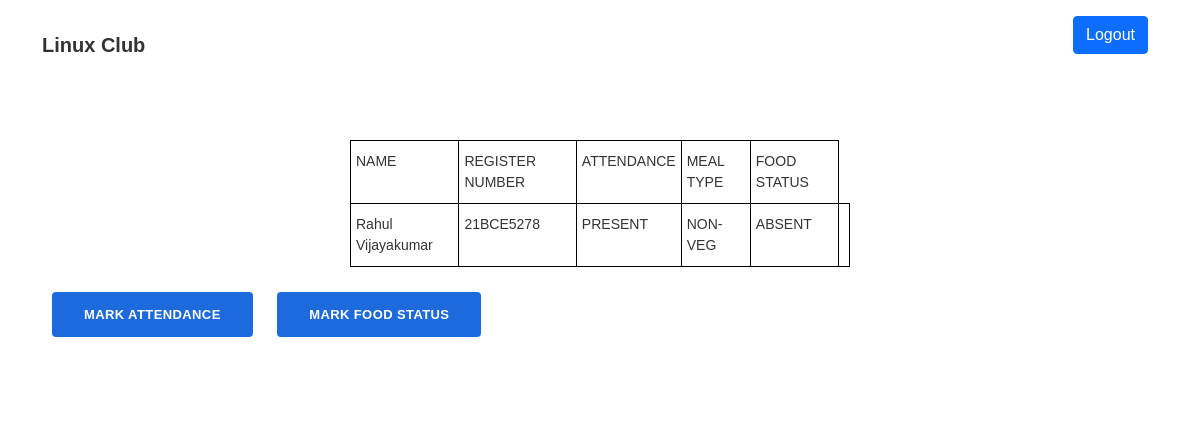
Page /participant/21BCE5278/ on the committed database.
### tables this page shows
CREATE TABLE participants (name TEXT NOT NULL, regno TEXT NOT NULL, attendance TEXT, mealtype TEXT NOT NULL, food_status TEXT NOT NULL);

### app.py (the view, shortened to what this page needs)
@app.route('/participant/<regno>/', methods=['POST', 'GET'])
def attendance(regno):
    x = 1
    if x == 1:
        conn2 = sqlite3.connect('data.db')
        if request.method == "GET":
            conn2 = sqlite3.connect('data.db')
            rec = conn2.execute(
                "select * from participants where regno = '%s'" % regno)
            rec = [i for i in rec]
            print(rec)
            return render_template('correct.html', r=rec[0])
    else:
        return redirect(url_for('index'))

### templates/correct.html (shortened to what this page needs)
{% extends "base.html" %}
{% block content %}
<nav class="navbar navbar-light navbar-expand-lg navigation-clean-button">
    <div class="container"><a class="navbar-brand" href="">Linux Club</a>
        <div class="collapse navbar-collapse" id="navcol-1">
            <a href="./logout"><button class="btn btn-primary" type="button">Logout</button></a>
        </div>
    </div>
</nav>
<section class="newsletter-subscribe">
    <div class="container">
        <div class="intro">
            <table class="tg">
                <thead>
                    <tr>
                        <th class="tg-0lax">NAME</th>
                        <th class="tg-0lax">REGISTER NUMBER</th>
                        <th class="tg-0lax">ATTENDANCE</th>
                        <th class="tg-0lax">MEAL TYPE</th>
                        <th class="tg-0lax">FOOD STATUS</th>
                    </tr>
                </thead>
                <tbody>
                    <tr>
                        <td class="tg-0lax">{{ r[0] }}</td>
                        <td class="tg-0lax">{{ r[1] }}</td>
                        <td class="tg-0lax">{{ r[2] }}</td>
                        <td class="tg-0lax">{{ r[3] }}</td>
                        <td class="tg-0lax">{{ r[4] }}</td>
                        <td class="tg-0lax">{{ r[5] }}</td>
                    </tr>
                </tbody>
            </table>
        </div>
        <form method="post" action="/participant/{{ r[1] }}/">
            <input type="submit" class="btn btn-primary" value="MARK ATTENDANCE" name="action1" />
            <input type="submit" class="btn btn-primary" value="MARK FOOD STATUS" name="action2" />
        </form>
    </div>
</section>
{% endblock %}

### static/assets/css/canitoLogin.css (style rules this page uses)
.btn { margin: 0px 10px; margin-bottom: 20px; }
a { color: #8e888a; text-decoration: none; outline: none; }

### static/assets/css/Modal-Login-form.css (style rules this page uses)
body { font-family: 'Varela Round', sans-serif; }

### static/assets/css/Navigation-with-Button.css (style rules this page uses)
.navigation-clean-button { background: #fff; padding-top: .75rem; padding-bottom: .75rem; color: #333; border-radius: 0; box-shadow: none; border: none; margin-bottom: 0; }
@media (min-width:768px) { .navigation-clean-button { padding-top: 1rem; padding-bottom: 1rem; } }
.navigation-clean-button .navbar-brand { font-weight: bold; color: inherit; }

### static/assets/css/Newsletter-Subscription-Form.css (style rules this page uses)
.newsletter-subscribe { color: #313437; background-color: #fff; padding: 50px 0; }
.newsletter-subscribe .intro { font-size: 16px; max-width: 500px; margin: 0 auto 25px; }
.newsletter-subscribe form { justify-content: center; }
.newsletter-subscribe form .btn { padding: 16px 32px; border: none; background: none; box-shadow: none; text-shadow: none; opacity: 0.9; text-transform: uppercase; font-weight: bold; font-size: 13px; letter-spacing: 0.4px; line-height: 1; }
.newsletter-subscribe form .btn-primary { background-color: #055ada !important; color: #fff; outline: none !important; }

### templates/correct.html (style rules this page uses)
.tg { border-collapse: collapse; border-spacing: 0; }
.tg td { border-color: black; border-style: solid; border-width: 1px; font-family: Arial, sans-serif; font-size: 14px; overflow: hidden; padding: 10px 5px; word-break: normal; }
.tg th { border-color: black; border-style: solid; border-width: 1px; font-family: Arial, sans-serif; font-size: 14px; font-weight: normal; overflow: hidden; padding: 10px 5px; word-break: normal; }
.tg .tg-0lax { text-align: left; vertical-align: top }

### rows in the picture
participants: name "Rahul Vijayakumar", regno "21BCE5278", attendance "PRESENT", mealtype "NON-VEG", food_status "ABSENT"
